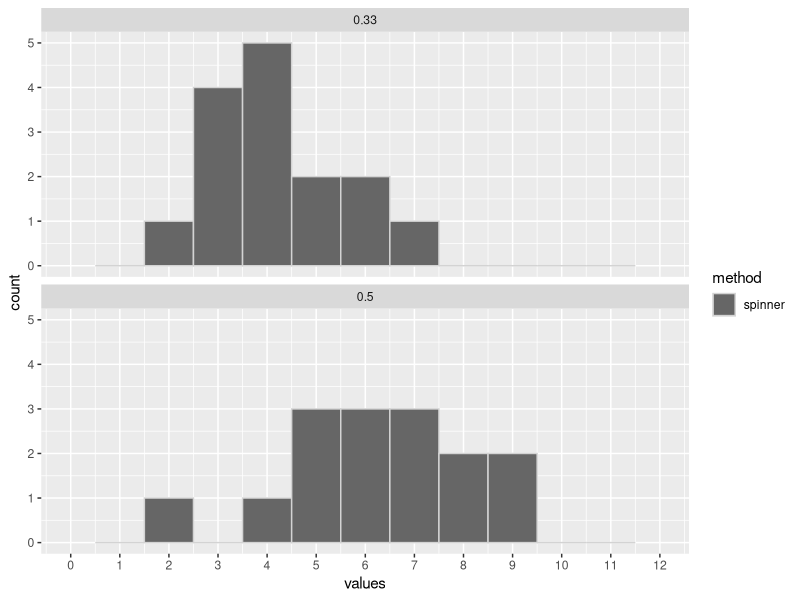
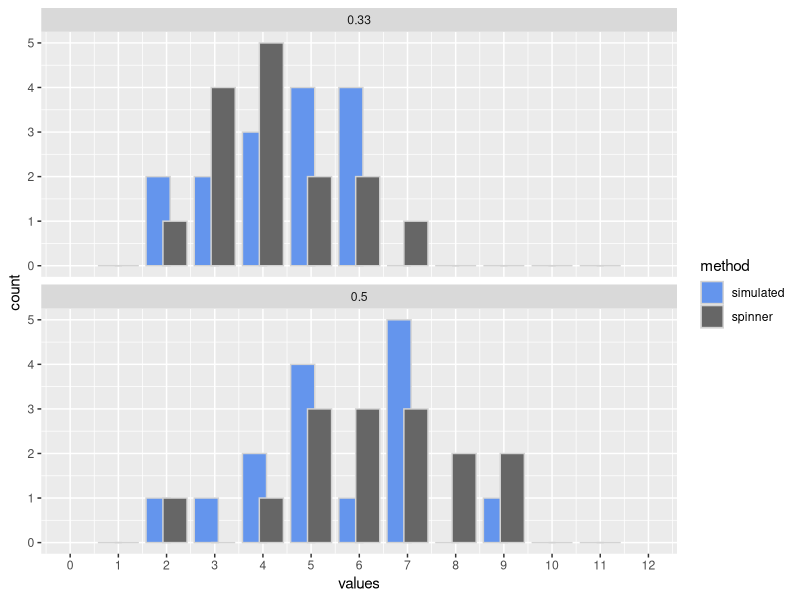
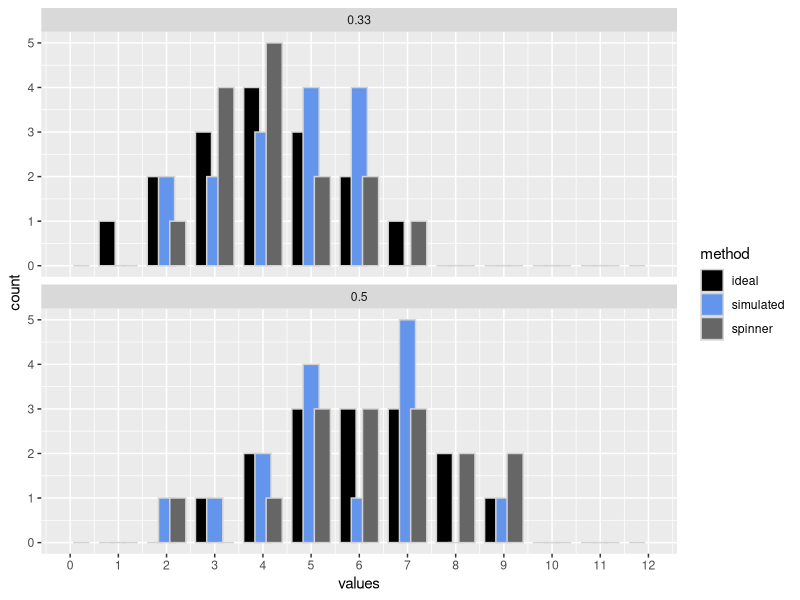
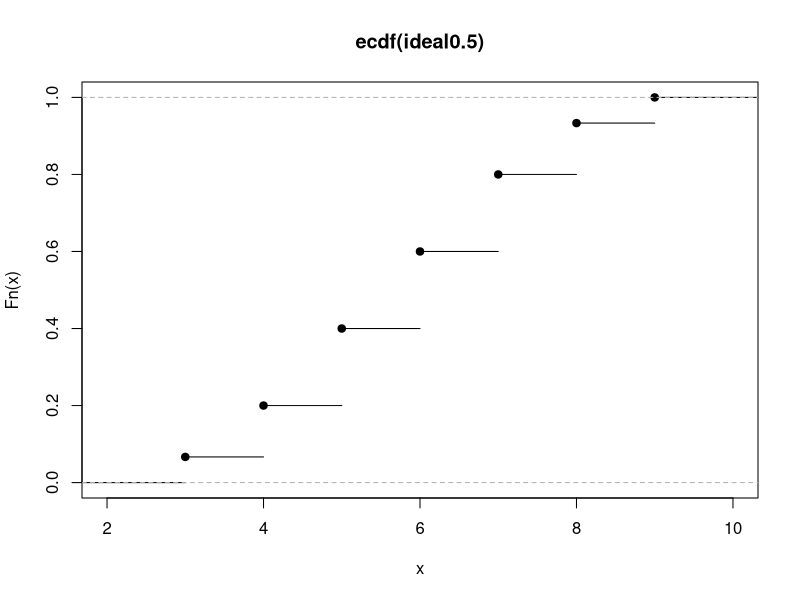

These charts were generated, in order, by the following R code:
## ---- chunk 1
knitr::opts_chunk$set(echo = TRUE)
library(ggplot2)
## ---- chunk 2
# record all observations for the 2-sided spinner
spinner2 <- c(6, 7, 9, 7, 2, 5, 8, 5, 6, 5, 6, 9, 4, 7, 8)

# record all observations for the 3-sided spinner
spinner3 <- c(4, 5, 3, 3, 4, 4, 3, 6, 5, 6, 4, 3, 4, 7, 2)

# arrange the data in a data.frame (long format)
bino_data <- data.frame("method" = "spinner",
                        "theoretical_probability" = c( rep(0.5, length(spinner2) ),
                                                       rep(0.33, length(spinner3) ) ),
                        "values" = c(spinner2, spinner3))

# plot the frequencies
ggplot(data = bino_data,
       mapping = aes(x = values,
                     fill = method)) +
  geom_histogram(position = position_dodge(0.7),
                 breaks = seq(from = -0.5, to = 12.5, by = 1),
                 col = "lightgrey") +
  scale_fill_manual(values = "grey40") +
  scale_x_continuous(breaks = 0:12,
                     labels = 0:12,
                     limits = c(0,12)) +
  facet_wrap(~theoretical_probability,
             ncol = 1)
## ---- chunk 3
# simulate performing 15 observations of the number of successes in 12 trials if the probability of success = 0.5
simulated0.5 <- rbinom(n = 15,
                       size = 12,
                       prob = 0.5)
simulated0.5

# simulate performing 15 observations of the number of successes in 12 trials if the probability of success = 1/3
simulated0.33 <- rbinom(n = 15,
                        size = 12,
                        prob = 1/3)
simulated0.33

# add to bino_data
new_bino_data <- data.frame("method" = "simulated",
                            "theoretical_probability" = c( rep(0.5, length(simulated0.5) ),
                                                           rep(0.33, length(simulated0.33) ) ),
                            "values" = c( simulated0.5, simulated0.33 ))

bino_data <- rbind(bino_data, new_bino_data)

# plot all frequencies
ggplot(data = bino_data,
       mapping = aes(x = values,
                     fill = method)) +
  geom_histogram(position = position_dodge(0.7),
                 breaks = seq(from = -0.5, to = 12.5, by = 1),
                 col = "lightgrey") +
  scale_fill_manual(values = c("cornflowerblue", "grey40")) +
  scale_x_continuous(breaks = 0:12,
                     labels = 0:12,
                     limits = c(0,12)) +
  facet_wrap(~theoretical_probability,
             ncol = 1)
## ---- chunk 4
# simulate an ideal binomial distribution of the number of successes in 12 trials if the probability of success = 0.5
dbinom0.5 <- dbinom(x = 0:12,
                    size = 12,
                    prob = 0.5)
dbinom0.5

# simulate an ideal binomial distribution of the number of successes in 12 trials if the probability of success = 1/3
dbinom0.33 <- dbinom(x = 0:12,
                     size = 12,
                     prob = 1/3)
dbinom0.33

# by default, all probabilities are on a 0..1 scale
# calculate the most likely number of observations of each number of successes
# if we perform a total of 15 observations
dbinom0.5 <- round(15 * dbinom0.5,
                   digits = 0)
dbinom0.5

dbinom0.33 <- round(15 * dbinom0.33,
                    digits = 0)
dbinom0.33

# these are essentially frequency vectors, e.g. dbinom output 0 0 0 1 2 3 ... means that 
# 0, 1, 2 will not be observed, 3 will be observed once, 4 twice, 5 thrice ...
# convert frequency vectors to "simple" vectors, e.g. 3 4 4 5 5 5 ...
ideal0.5 <- c() # create an empty vector

for (i in 0:12) {
  ideal0.5 <- c(ideal0.5,
                rep(i, dbinom0.5[i+1]) )
}
ideal0.5

ideal0.33 <- c() # create an empty vector

for (i in 0:12) {
  ideal0.33 <- c(ideal0.33,
                 rep(i, dbinom0.33[i+1]) )
}
ideal0.33

# add to bino_data
new_bino_data <- data.frame("method" = "ideal",
                            "theoretical_probability" = c( rep(0.5, 15), rep(0.33, 16) ),
                            "values" = c( ideal0.5, ideal0.33 ))
bino_data <- rbind(bino_data, new_bino_data)

# plot all frequencies
ggplot(data = bino_data,
       mapping = aes(x = values,
                     fill = method)) +
  geom_histogram(position = position_dodge(0.7),
                 breaks = seq(from = -0.5, to = 12.5, by = 1),
                 col = "lightgrey") +
  scale_fill_manual(values = c("black", "cornflowerblue", "grey40")) +
  scale_x_continuous(breaks = 0:12,
                     labels = 0:12,
                     limits = c(0,12)) +
  facet_wrap(~theoretical_probability,
             ncol = 1)
## ---- chunk 5
# how likely is it to observe *exactly* 4 successes in 12 trials given the ideal binomial distribution with a 0.5 probability of success?
dbinom(x = 4,
       size = 12,
       prob = 0.5)

# *exactly* 8 successes?
dbinom(x = 8,
       size = 12,
       prob = 0.5)

# 4 *or fewer* successes?
pbinom(q = 4,
       size = 12,
       prob = 0.5)

# is it consistent with the eCDF? (note that the values may not match exactly due to rounding)
plot(ecdf(ideal0.5))

# 8 *or fewer* successes?
pbinom(q = 8,
       size = 12,
       prob = 0.5)

# 8 *or more* successes? (i.e. more than 7 successes)
pbinom(q = 7,
       size = 12,
       prob = 0.5,
       lower.tail = FALSE)
